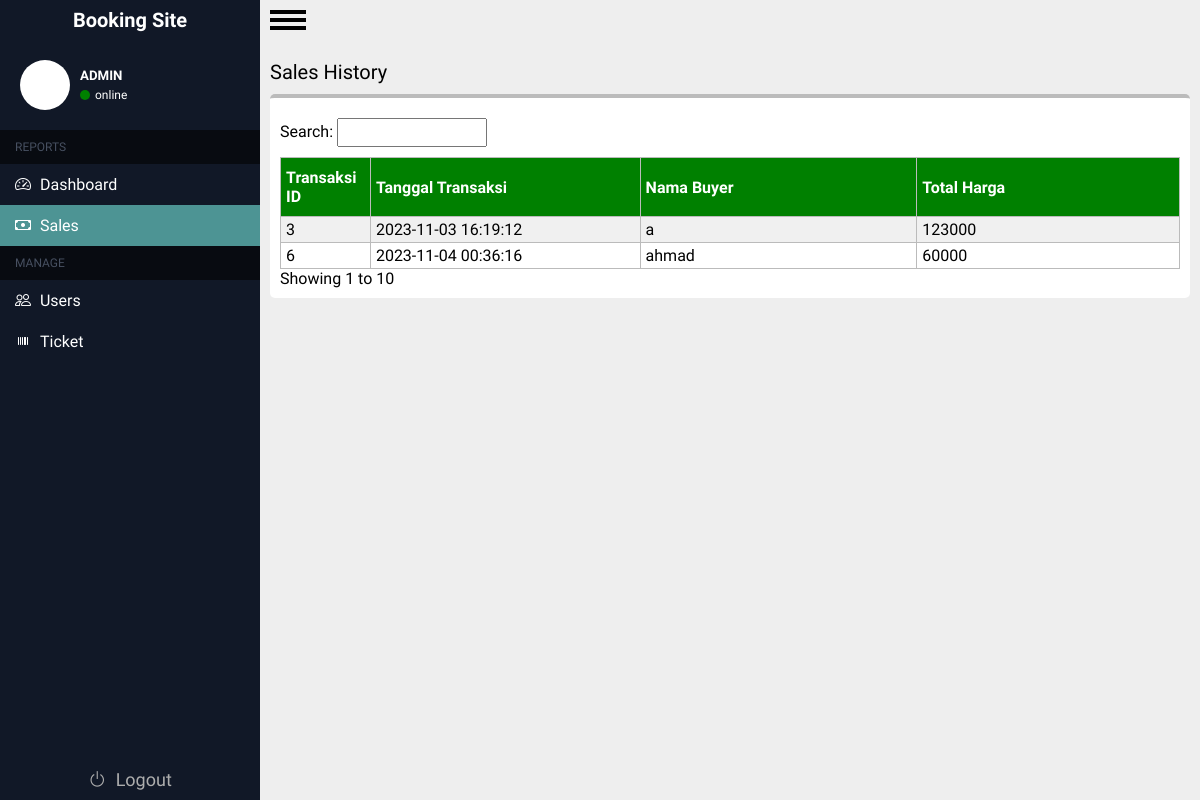
/admin/sales.php, run on the app's committed database.
### tables this page shows
CREATE TABLE `transaksi` (
  `id_transaksi` int(100) NOT NULL,
  `id_user` int(100) NOT NULL,
  `id_tiket` int(100) NOT NULL,
  `total_harga` int(255) NOT NULL,
  `tanggal_transaksi` datetime NOT NULL
);

CREATE TABLE `users` (
  `id_user` int(11) NOT NULL,
  `Username` varchar(200) NOT NULL,
  `Email` varchar(200) NOT NULL,
  `Age` int(11) NOT NULL,
  `Password` varchar(200) NOT NULL,
  `gambar` varchar(255) DEFAULT NULL,
  `role` varchar(225) NOT NULL
);

### admin/sales.php (the view, shortened to what this page needs)
<?php
require '../koneksi.php';
$result = mysqli_query($conn, 'SELECT id_transaksi,tanggal_transaksi,total_harga,Username FROM transaksi INNER JOIN users ON transaksi.id_user = users.id_user ');
$sales = [];
while ($row = mysqli_fetch_assoc($result)) {
    $sales[] = $row;
}
?>
<!DOCTYPE html>
<html lang="en">
<head>
    <link rel="stylesheet" href="../css/tiket.css?v=1.2">
    <link rel="stylesheet" href="https://cdn.jsdelivr.net/npm/bootstrap-icons@1.11.1/font/bootstrap-icons.css">
</head>
<body>
    <div class="container">
    <?php @include "../includes/sidebar.php" ?>
        <div class="main-content">
            <div id="menu-button">
                <label for="menu-checkbox" id="menu-label">
                    <div id="hamburger"></div>
                </label>
            </div>
            <div class="wrapper">
                <div class="header">
                    <p>Sales History</p>
                </div>
                <div class="isi">
                    <div class="neck-content">
                        <span>
                            <label for="">Search: </label>
                            <input type="text">
                        </span>
                    </div>
                    <div class="tabel-content">
                        <table>
                            <tr>
                                <th>Transaksi ID</th>
                                <th>Tanggal Transaksi</th>
                                <th>Nama Buyer</th>
                                <th>Total Harga</th>
                            </tr>
                            <?php foreach ($sales as $sl) : ?>
                                <tr>
                                    <td width="10%"><?=$sl['id_transaksi'] ?></td>
                                    <td width="30%"><?=$sl['tanggal_transaksi'] ?></td>
                                    <td><?=$sl['Username'] ?></td>
                                    <td><?=$sl['total_harga'] ?></td>
                                </tr>
                            <?php endforeach; ?>
                        </table>
                    </div>
                    <div class="info">
                        <p>Showing 1 to 10</p>
                    </div>
                </div>
            </div>
        </div>
</body>
</html>

### css/tiket.css (style rules this page uses)
.wrapper .isi { width: auto; min-width: 100%; background-color: white; padding: 10px; margin: 10px 0; border-top: 4px solid #bbb; border-radius: 5px; overflow: hidden; }
.wrapper .isi .neck-content { padding: 10px 0; display: flex; justify-content: space-between; font-style: normal; font-weight: 300; }
.wrapper .isi .neck-content span input { width: 150px; padding: 5px; }
.isi .tabel-content table { width: 100%; border-collapse: collapse; }
.isi .tabel-content table th { padding: 10px 5px; background-color: green; text-align: left; color: white; }
.isi .tabel-content table th, .isi .tabel-content table td { border: 1px solid #bbb; }
.isi .tabel-content table td { padding: 3px 5px; align-content: center; }
.isi .tabel-content table tr:nth-child(even) { background-color: #f0f0f0; }

### css/sidebar.css (style rules this page uses)
.main-content { background-color: #eeeeee; flex-grow: 1; }

### css/admin.css (style rules this page uses)
* { padding: 0; margin: 0; box-sizing: border-box; font-family: 'Ubuntu', sans-serif; }
.container { display: flex; min-height: 100vh; }
#menu-button { width: 36px; position: absolute; overflow: hidden; margin: 10px; }
#menu-label { position: relative; display: block; height: 20px; cursor: pointer; }
#hamburger, #menu-label:after, #menu-label:before { position: absolute; left: 0; width: 100%; height: 4px; background-color: black; }
#menu-label:after, #menu-label:before { content: ""; transition: .4s cubic-bezier(0.25, 0.46, 0.45, 0.94); }
#menu-label:before { top: 0; }
#menu-label:after { top: 8px; }
#hamburger { top: 16px; }
#hamburger:before { content: "MENU"; position: absolute; top: 5px; right: 0; left: 0; color: #111827; font-size: 12px; font-weight: bold; text-align: center; }
.wrapper { width: auto; min-width: 100%; margin: 50px 0; padding: 10px; }
.wrapper .header { font-style: medium; font-weight: 400; font-size: 20px; }

### data on the page
transaksi: id_transaksi "3", tanggal_transaksi "2023-11-03 16:19:12", id_user.Username "a", total_harga "123000"
transaksi: id_transaksi "6", tanggal_transaksi "2023-11-04 00:36:16", id_user.Username "ahmad", total_harga "60000"
